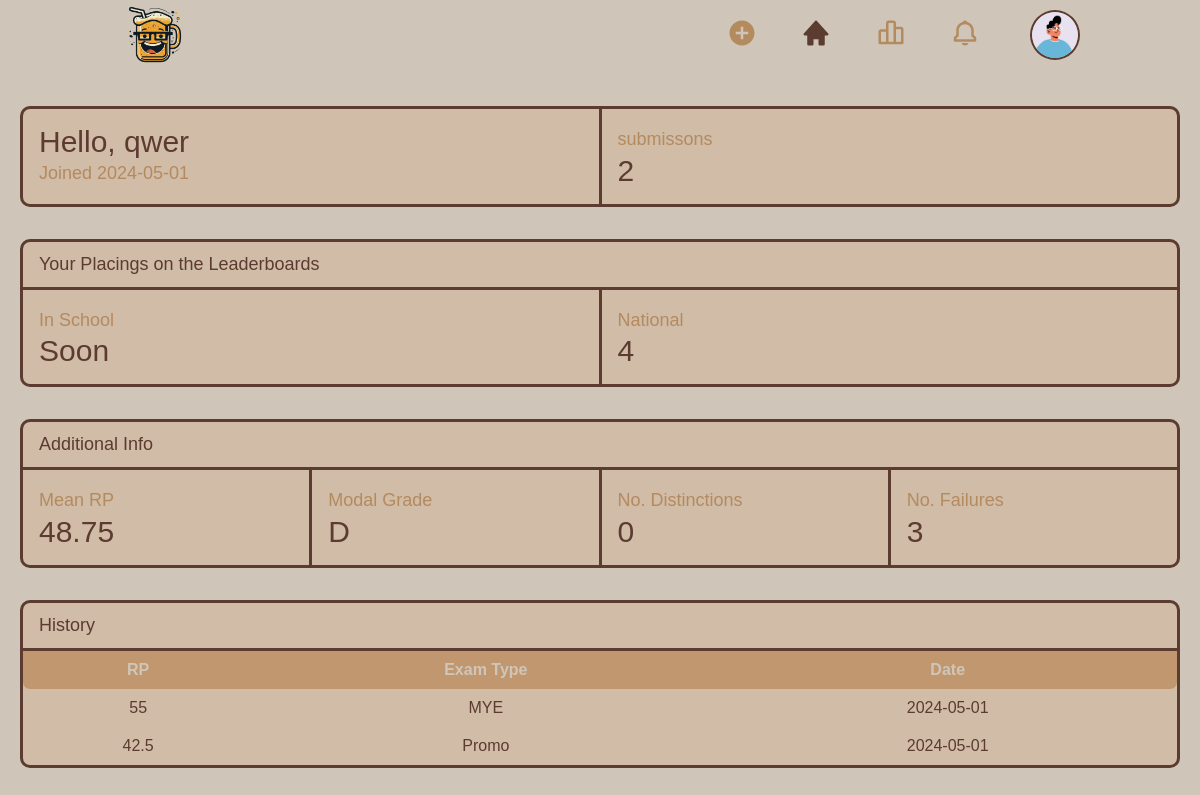
Screenshot of /profile (signed in) with the database file from the repository.
### tables this page shows
CREATE TABLE RankPoints(
		id INTEGER PRIMARY KEY NOT NULL,
		usersID INTEGER NOT NULL REFERENCES Users(id),
		examID INTEGER NOT NULL REFERENCES EXAM(id),
		rp INTEGER NOT NULL,
		date TEXT NOT NULL
	);

CREATE TABLE Exams(
		id INTEGER PRIMARY KEY NOT NULL,
		type TEXT NOT NULL,
		year TEXT NOT NULL
	);

### server.py (the view, shortened to what this page needs)
@app.route('/profile',methods=["POST","GET"])
def profile():
	if request.method=="GET":
		username = session.get('username')
		db = connect('db.db')
		c = db.cursor()
		c.execute('''
			SELECT id FROM Users
			WHERE username=?
		''',(username,))
		userid = c.fetchone()[0]
		avgrp = session.get('avgrp')
		c.execute('''
			SELECT COUNT(grade) FROM UserGrade
			WHERE grade=? AND usersID=?
		''',('A',userid))
		distinctions=c.fetchone()[0]
		c.execute('''
			SELECT COUNT(grade) FROM UserGrade
			WHERE grade IN ('S','U') AND usersID=?
		''',(userid,))
		failures=c.fetchone()[0]
		c.execute('''
			SELECT COUNT(usersID) FROM RankPoints
			WHERE usersID=?
		''',(userid,))
		submissions=c.fetchone()[0]
		c.execute('''
			SELECT registration_date FROM Users
			WHERE id=?
		''',(userid,))
		date=c.fetchone()[0]
		c.execute('''
			SELECT rp, type, date FROM RankPoints,Exams
			WHERE usersID=? And examID=exams.id
			ORDER BY date DESC
			LIMIT 20
		''',(userid,))
		history = c.fetchall()
		c.execute('''
			SELECT grade from UserGrade
			WHERE usersID=?
		''',(userid,))
		grades = c.fetchall()
		print("grades:",grades)
		if len(grades) == 0:
			mode_grade = 'None'
		else:
			grades = modal_grade(grades)
			mode_grade = ""
			for grade in grades:
				mode_grade += grade[0]+", "
			mode_grade = mode_grade[:len(mode_grade)-2]
		print('mode_grade:',mode_grade)
		if submissions==0:
			national_ranking = 'None'
		else:
			c.execute('''
				SELECT COUNT(id) FROM Users
				WHERE avgRP > ?
			''',(avgrp,))
			national_ranking = c.fetchone()[0] + 1
		db.close()
		return render_template('profile.html', username=username, school_rank='NIL', national_ranking=national_ranking, avgrp=avgrp, mode_grade=mode_grade, distinctions=distinctions, failures=failures, submissions=submissions, date=date[:10], rank='NIL', history=history)

### tools.py (called while the page is built)
def modal_grade(gradelst):
    if len(gradelst) == 0:
        return None  # or raise an exception if appropriate
    if len(gradelst) == 1:
        return gradelst[0]
    grade_counts = Counter(gradelst)
    max_count = max(grade_counts.values())
    modal_grades = [grade for grade, count in grade_counts.items() if count == max_count]
    return modal_grades

### templates/profile.html (shortened to what this page needs)
<!DOCTYPE html>
<html lang="en">
<head>
	<link rel="stylesheet" href="../static/profile-styles.css">
	<link href='https://unpkg.com/boxicons@2.1.4/css/boxicons.min.css' rel='stylesheet'>
</head>
<body>
	<div class="navcontainer">
		<nav>
			<img src="../static/images/logo.png" alt="logo" class="logo">
			<ul>
				<li><a href="{{url_for('add')}}"><svg xmlns="http://www.w3.org/2000/svg" viewBox="0 0 24 24": rgba(0, 0, 0, 1);transform: ;msFilter:;"><path d="M12 2C6.486 2 2 6.486 2 12s4.486 10 10 10 10-4.486 10-10S17.514 2 12 2zm5 11h-4v4h-2v-4H7v-2h4V7h2v4h4v2z"></path></svg></a></li>
				<li class="hide"><a href=""><svg class="activeicon" xmlns="http://www.w3.org/2000/svg" viewBox="0 0 24 24" fill="#ffffff" ><path d="m21.743 12.331-9-10c-.379-.422-1.107-.422-1.486 0l-9 10a.998.998 0 0 0-.17 1.076c.16.361.518.593.913.593h2v7a1 1 0 0 0 1 1h3a1 1 0 0 0 1-1v-4h4v4a1 1 0 0 0 1 1h3a1 1 0 0 0 1-1v-7h2a.998.998 0 0 0 .743-1.669z"/></svg></a></li>
				<li class="hide"><a href="{{url_for('leaderboard')}}"><svg xmlns="http://www.w3.org/2000/svg" viewBox="0 0 24 24" ><path d="M20 7h-4V4c0-1.103-.897-2-2-2h-4c-1.103 0-2 .897-2 2v5H4c-1.103 0-2 .897-2 2v9a1 1 0 0 0 1 1h18a1 1 0 0 0 1-1V9c0-1.103-.897-2-2-2zM4 11h4v8H4v-8zm6-1V4h4v15h-4v-9zm10 9h-4V9h4v10z"/></svg></a></li>
				<li><a href="{{url_for('notifications')}}"></a></li>
			</ul>
			<img src="../static/images/profilepic.png" alt="profile pic" class="user-pic" onclick="toggleMenu()">
				</div>
	<div class="main">
		<div class="row-container">
			<div class="row">
				<div class="col" id="rightmost">
					<h1>Hello, {{username}}</h1>
					<p>Joined {{date}}</p>
				</div>
				<div class="col">
					<p>submissons</p>
					<h1>{{submissions}}</h1>
				</div>
			</div>
		</div>
		<div class="row-container">
			<p class="headingp">Your Placings on the Leaderboards</p>
			<div class="row">
				<div class="col" id="rightmost">
					<p>In School</p>
					<h1>Soon</h1>
				</div>
				<div class="col">
					<p>National</p>
					<h1>{{national_ranking}}</h1>
				</div>
			</div>
		</div>
		<div class="row-container">
			<p class="headingp">Additional Info</p>
			<div class="row">
				<div class="col" id="rightmost">
					<p>Mean RP</p>
					<h1>{{avgrp}}</h1>
				</div>
				<div class="col">
					<p>Modal Grade</p>
					<h1>{{mode_grade}}</h1>
				</div>
				<div class="col">
					<p>No. Distinctions</p>
					<h1>{{distinctions}}</h1>
				</div>
				<div class="col">
					<p>No. Failures</p>
					<h1>{{failures}}</h1>
				</div>
			</div>
		</div>
		<div class="row-container">
			<p class="headingp">History</p>
			<table>
				<tr>
					<th>RP</th>
					<th>Exam Type</th>
					<th>Date</th>
				</tr>
				{% for ele in history %}
					<tr>
						<td>{{ele[0]}}</td>
						<td>{{ele[1]}}</td>
						<td>{{ele[2]}}</td>
					</tr>
				{% endfor %}
			</table>
		</div>
	</div>
</body>
</html>

### static/profile-styles.css (style rules this page uses)
* { margin:0; padding:0; font-family: 'Poppins', sans-serif; box-sizing: border-box; }
:root { --bg-color: #cfc6b9; --main-color: #c0976f; --caret-color: #7d5448; --sub-color: #b48a5f; --sub-alt-color: #d0bca7; --text-color: #5c3b31; --error-color: #e9632d; --error-extra-color: #e9632d; --colorful-error-color: #e9632d; --colorful-error-extra-color: #e9632d; }
body { background-color: var(--bg-color); overflow-x:hidden; }
.navcontainer { position: sticky; top: 0; z-index: 1000; background-color: var(--bg-color); }
nav { background: rgba(0,0,0,0); width: 100%; padding: 0px 10% 0px 10%; display:flex; align-items:center; justify-content:space-between; position:relative; }
.logo { width: 70px; }
.user-pic { width: 50px; border-radius: 50%; cursor:pointer; margin-left: 30px; border:solid 2px var(--text-color); }
nav ul { width: 100%; text-align: right; justify-content: center; }
nav ul li { display: inline-block; list-style: none; margin: 10px 20px; }
nav ul li a { text-decoration: none; }
nav ul li a svg { width:30px; fill:var(--sub-color) }
nav ul li a .activeicon { fill:var(--text-color); }
.main { max-width: 1200px; margin: 0 auto; padding: 20px; }
.row-container { background-color: var(--sub-alt-color); border: solid var(--text-color); border-radius: 10px; margin-top: 1rem; margin-bottom: 2rem; }
.row-container .headingp { padding-left: 1rem; padding-bottom: 0.5rem; margin-top: 0.5rem; color: var(--text-color); border-bottom: solid ; }
.row { background-color: var(--sub-alt-color); display:flex; border-radius: 10px; }
.col { flex:1; border-left: solid var(--text-color); padding:1rem; }
#rightmost { border-left:none; }
.main h1 { font-size: 30px; font-weight: 100; color: var(--text-color); }
.main p { font-size: 18px; color: var(--sub-color); line-height: 1.6; }
table { width: 100%; border-collapse: collapse; }
th, td { padding: 10px; text-align: center; color: var(--text-color); }
th { background-color: var(--main-color); color: var(--bg-color); }
tr:nth-child(even) { background-color: var(--sub-alt-color); }
td:last-of-type { border-radius: 0px 0px 7px 0px; }
td:first-of-type { border-radius: 0px 0px 0px 7px; }
th:last-of-type { border-radius: 0px 0px 7px 0px; }
th:first-of-type { border-radius: 0px 0px 0px 7px; }

### rows the page displays
RankPoints: rp "55", type "MYE", date "2024-05-01"
RankPoints: rp "42.5", type "Promo", date "2024-05-01"

### other values shown
{{ username }} "qwer"
{{ date }} "2024-05-01"
{{ submissions }} "2"
{{ national_ranking }} "4"
{{ avgrp }} "48.75"
{{ mode_grade }} "D"
{{ distinctions }} "0"
{{ failures }} "3"
